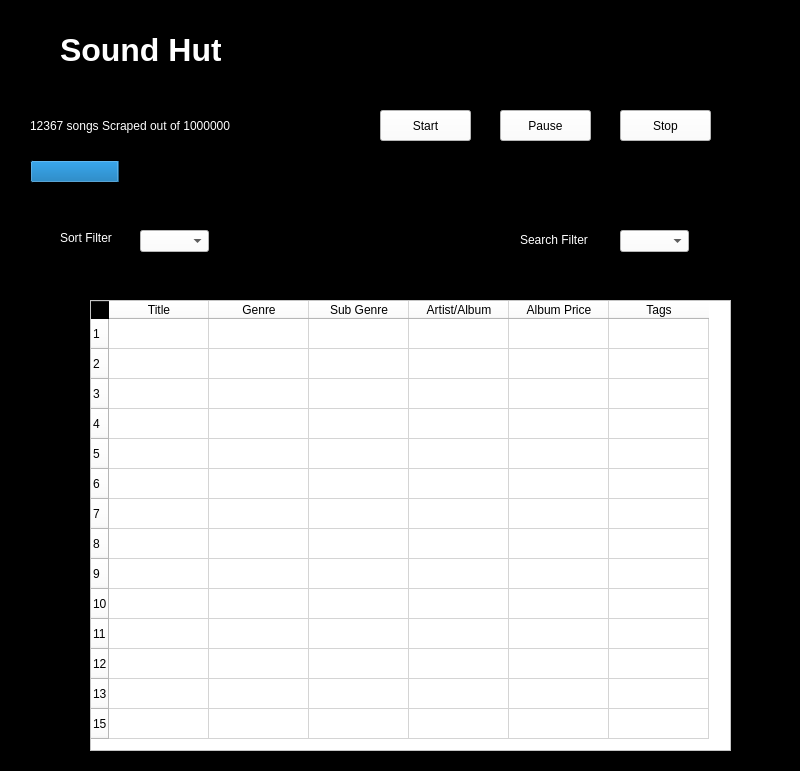
<?xml version="1.0" encoding="UTF-8"?>
<ui version="4.0">
 <class>MainWindow</class>
 <widget class="QMainWindow" name="MainWindow">
  <property name="geometry">
   <rect>
    <x>0</x>
    <y>0</y>
    <width>800</width>
    <height>771</height>
   </rect>
  </property>
  <property name="windowTitle">
   <string>MainWindow</string>
  </property>
  <widget class="QWidget" name="centralwidget">
   <widget class="QFrame" name="frame">
    <property name="geometry">
     <rect>
      <x>0</x>
      <y>0</y>
      <width>811</width>
      <height>771</height>
     </rect>
    </property>
    <property name="styleSheet">
     <string notr="true">
background-color: rgb(0, 0, 0);</string>
    </property>
    <property name="frameShape">
     <enum>QFrame::StyledPanel</enum>
    </property>
    <property name="frameShadow">
     <enum>QFrame::Raised</enum>
    </property>
    <widget class="QLabel" name="label">
     <property name="geometry">
      <rect>
       <x>10</x>
       <y>20</y>
       <width>51</width>
       <height>61</height>
      </rect>
     </property>
     <property name="text">
      <string/>
     </property>
     <property name="pixmap">
      <pixmap>C:/Users/Malaika/Downloads/resize-1635051007197284429logo.png</pixmap>
     </property>
    </widget>
    <widget class="QLabel" name="label_4">
     <property name="geometry">
      <rect>
       <x>60</x>
       <y>10</y>
       <width>161</width>
       <height>81</height>
      </rect>
     </property>
     <property name="styleSheet">
      <string notr="true">font: 26pt &quot;Sound Hut&quot;;
font: 18pt &quot;Modern No. 20&quot;;
font: 8pt &quot;Modern No. 20&quot;;
background-color: rgb(0, 0, 0);
</string>
     </property>
     <property name="text">
      <string>&lt;html&gt;&lt;head/&gt;&lt;body&gt;&lt;p&gt;&lt;span style=&quot; font-size:24pt; font-weight:600; color:#ffffff;&quot;&gt;Sound Hut&lt;/span&gt;&lt;/p&gt;&lt;/body&gt;&lt;/html&gt;</string>
     </property>
    </widget>
    <widget class="QLabel" name="label_2">
     <property name="geometry">
      <rect>
       <x>30</x>
       <y>100</y>
       <width>281</width>
       <height>51</height>
      </rect>
     </property>
     <property name="styleSheet">
      <string notr="true">font: 14pt &quot;Modern No. 20&quot;;
background-color: rgb(0, 0, 0);
color: rgb(255, 255, 255);
</string>
     </property>
     <property name="text">
      <string>12367 songs Scraped out of 1000000</string>
     </property>
    </widget>
    <widget class="QPushButton" name="pushButton">
     <property name="geometry">
      <rect>
       <x>380</x>
       <y>110</y>
       <width>91</width>
       <height>31</height>
      </rect>
     </property>
     <property name="styleSheet">
      <string notr="true">background-color: rgb(255, 255, 255);
font: 14pt &quot;Modern No. 20&quot;;</string>
     </property>
     <property name="text">
      <string>Start</string>
     </property>
    </widget>
    <widget class="QPushButton" name="pushButton_2">
     <property name="geometry">
      <rect>
       <x>500</x>
       <y>110</y>
       <width>91</width>
       <height>31</height>
      </rect>
     </property>
     <property name="styleSheet">
      <string notr="true">background-color: rgb(255, 255, 255);
font: 14pt &quot;Modern No. 20&quot;;</string>
     </property>
     <property name="text">
      <string>Pause</string>
     </property>
    </widget>
    <widget class="QPushButton" name="pushButton_3">
     <property name="geometry">
      <rect>
       <x>620</x>
       <y>110</y>
       <width>91</width>
       <height>31</height>
      </rect>
     </property>
     <property name="styleSheet">
      <string notr="true">background-color: rgb(255, 255, 255);
font: 14pt &quot;Modern No. 20&quot;;</string>
     </property>
     <property name="text">
      <string>Stop</string>
     </property>
    </widget>
    <widget class="QProgressBar" name="progressBar">
     <property name="geometry">
      <rect>
       <x>30</x>
       <y>160</y>
       <width>371</width>
       <height>23</height>
      </rect>
     </property>
     <property name="value">
      <number>24</number>
     </property>
    </widget>
    <widget class="QComboBox" name="comboBox">
     <property name="geometry">
      <rect>
       <x>140</x>
       <y>230</y>
       <width>69</width>
       <height>22</height>
      </rect>
     </property>
     <property name="styleSheet">
      <string notr="true">background-color: rgb(255, 255, 255);
font: 14pt &quot;Modern No. 20&quot;;</string>
     </property>
     <item>
      <property name="text">
       <string> </string>
      </property>
     </item>
     <item>
      <property name="text">
       <string>Sort songs using Insertion Sort</string>
      </property>
     </item>
     <item>
      <property name="text">
       <string>Sort songs using Merge Sort</string>
      </property>
     </item>
     <item>
      <property name="text">
       <string>Sort songs using Bubble Sort</string>
      </property>
     </item>
     <item>
      <property name="text">
       <string>Sort songs using Selection Sort</string>
      </property>
     </item>
     <item>
      <property name="text">
       <string>Sort alphabetically w.r.t singer name</string>
      </property>
     </item>
     <item>
      <property name="text">
       <string>Sort songs according to genre</string>
      </property>
     </item>
    </widget>
    <widget class="QComboBox" name="comboBox_2">
     <property name="geometry">
      <rect>
       <x>620</x>
       <y>230</y>
       <width>69</width>
       <height>22</height>
      </rect>
     </property>
     <property name="styleSheet">
      <string notr="true">background-color: rgb(255, 255, 255);
font: 14pt &quot;Modern No. 20&quot;;
</string>
     </property>
    </widget>
    <widget class="QLabel" name="label_3">
     <property name="geometry">
      <rect>
       <x>60</x>
       <y>230</y>
       <width>71</width>
       <height>16</height>
      </rect>
     </property>
     <property name="styleSheet">
      <string notr="true">color: rgb(255, 255, 255);
font: 12pt &quot;Modern No. 20&quot;;</string>
     </property>
     <property name="text">
      <string>Sort Filter</string>
     </property>
    </widget>
    <widget class="QLabel" name="label_5">
     <property name="geometry">
      <rect>
       <x>260</x>
       <y>240</y>
       <width>47</width>
       <height>13</height>
      </rect>
     </property>
     <property name="text">
      <string>TextLabel</string>
     </property>
    </widget>
    <widget class="QLabel" name="label_6">
     <property name="geometry">
      <rect>
       <x>520</x>
       <y>230</y>
       <width>91</width>
       <height>20</height>
      </rect>
     </property>
     <property name="styleSheet">
      <string notr="true">color: rgb(255, 255, 255);
font: 12pt &quot;Modern No. 20&quot;;</string>
     </property>
     <property name="text">
      <string>Search Filter</string>
     </property>
    </widget>
    <widget class="QTableWidget" name="tableWidget">
     <property name="geometry">
      <rect>
       <x>90</x>
       <y>300</y>
       <width>641</width>
       <height>451</height>
      </rect>
     </property>
     <property name="styleSheet">
      <string notr="true">background-color: rgb(255, 255, 255);
</string>
     </property>
     <row>
      <property name="text">
       <string>1</string>
      </property>
     </row>
     <row>
      <property name="text">
       <string>2</string>
      </property>
     </row>
     <row>
      <property name="text">
       <string>3</string>
      </property>
     </row>
     <row>
      <property name="text">
       <string>4</string>
      </property>
     </row>
     <row>
      <property name="text">
       <string>5</string>
      </property>
     </row>
     <row>
      <property name="text">
       <string>6</string>
      </property>
     </row>
     <row>
      <property name="text">
       <string>7</string>
      </property>
     </row>
     <row>
      <property name="text">
       <string>8</string>
      </property>
     </row>
     <row>
      <property name="text">
       <string>9</string>
      </property>
     </row>
     <row>
      <property name="text">
       <string>10</string>
      </property>
     </row>
     <row>
      <property name="text">
       <string>11</string>
      </property>
     </row>
     <row>
      <property name="text">
       <string>12</string>
      </property>
     </row>
     <row>
      <property name="text">
       <string>13</string>
      </property>
     </row>
     <row>
      <property name="text">
       <string>15</string>
      </property>
     </row>
     <column>
      <property name="text">
       <string>Title</string>
      </property>
     </column>
     <column>
      <property name="text">
       <string>Genre</string>
      </property>
     </column>
     <column>
      <property name="text">
       <string>Sub Genre</string>
      </property>
     </column>
     <column>
      <property name="text">
       <string>Artist/Album</string>
      </property>
     </column>
     <column>
      <property name="text">
       <string>Album Price</string>
      </property>
     </column>
     <column>
      <property name="text">
       <string>Tags</string>
      </property>
     </column>
    </widget>
   </widget>
  </widget>
 </widget>
 <resources/>
 <connections/>
</ui>
